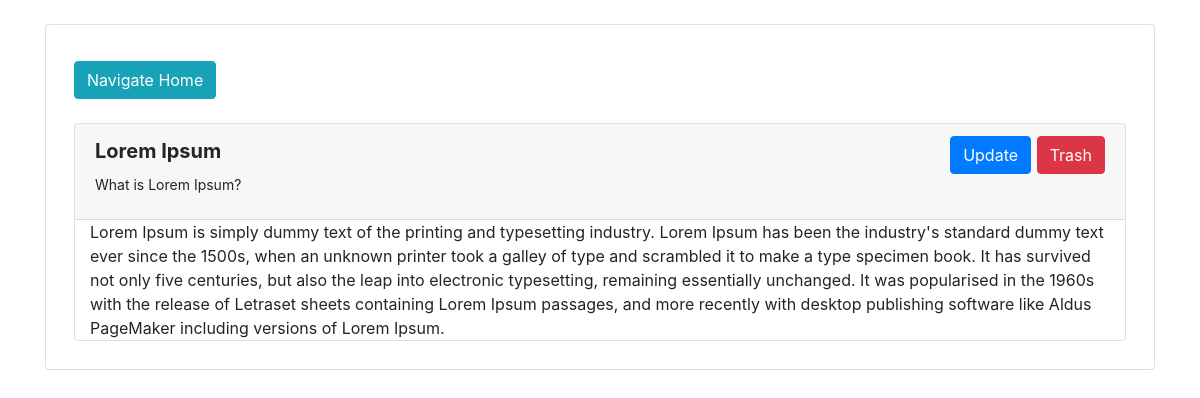
/post/11, run on the app's committed database.
### tables this page shows
CREATE TABLE blogs(id INTEGER PRIMARY KEY AUTOINCREMENT,title TEXT, subtitle TEXT, post TEXT);

### app.py (the view)
@app.route('/post/<_id>')
def post(_id):
  db = sqlite3.connect('blogger.db')
  cursor = db.cursor()
  cursor.execute('SELECT * FROM blogs WHERE id= %s' % _id)
  post = cursor.fetchone()
  db.close()
  return render_template('post.html', post=post)

### templates/post.html
{% extends 'baseDesign.html' %}
{% block body %}
<div class="container">
  <div class="row">
    <div class="col">
      <div class="card mt-4">
        <div class="card-body" style="margin: 8px; font-size: 20px;">
          <a class="btn btn-info" onclick={history.back()} style="margin: 8px 0px;">Navigate Home</a>
          <div class="card mt-3">
            <div class="card-header">
              <div class="row">
                <div class="col"><strong>{{post[1]}}</strong></div>
                <div class="col text-right">
                  <a class="btn btn-primary" href="/edit?title={{post[1]}}&subtitle={{post[2]}}&post={{post[3]}}&_id={{post[0]}}">Update</a>
                  <a class="btn btn-danger" href="/delete/{{post[0]}}">Trash</a>
                </div>
              </div>
              <div class="row">
                <div class="card-title" style="padding: 0px 15px; font-size: 14px;">
                  {{post[2]}}
                </div>
              </div>
            </div>
            <div class="card-body" style="padding: 0px 15px; font-size: 16px;">
              {{post[3]}}
            </div>
          </div>
        </div>
      </div>
    </div>
  </div>
</div>
{% endblock %}

### data on the page
blogs: title "Lorem Ipsum", subtitle "What is Lorem Ipsum?", post "Lorem Ipsum is simply dummy text of the printing and typesetting industry. Lorem Ipsum has been the industry's standard dummy text ever since the 1500s, when an unknown printer took a galley of type and scrambled it to make a type specimen book. It has survived not only five centuries, but also the leap into electronic typesetting, remaining essentially unchanged. It was popularised in the 1960s with the release of Letraset sheets containing Lorem Ipsum passages, and more recently with desktop publishing software like Aldus PageMaker including versions of Lorem Ipsum."
